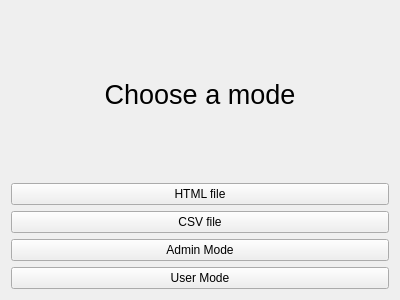
<?xml version="1.0" encoding="UTF-8"?>
<ui version="4.0">
 <class>user_admin</class>
 <widget class="QWidget" name="user_admin">
  <property name="geometry">
   <rect>
    <x>0</x>
    <y>0</y>
    <width>400</width>
    <height>300</height>
   </rect>
  </property>
  <property name="windowTitle">
   <string>user_admin</string>
  </property>
  <layout class="QVBoxLayout" name="verticalLayout_2">
   <item>
    <layout class="QGridLayout" name="gridLayout">
     <item row="0" column="0">
      <widget class="QLabel" name="label">
       <property name="font">
        <font>
         <pointsize>20</pointsize>
        </font>
       </property>
       <property name="text">
        <string>Choose a mode</string>
       </property>
       <property name="alignment">
        <set>Qt::AlignCenter</set>
       </property>
      </widget>
     </item>
     <item row="1" column="0">
      <layout class="QVBoxLayout" name="verticalLayout">
       <item>
        <widget class="QPushButton" name="HTMLButton">
         <property name="text">
          <string>HTML file</string>
         </property>
        </widget>
       </item>
       <item>
        <widget class="QPushButton" name="CSVButton">
         <property name="text">
          <string>CSV file</string>
         </property>
        </widget>
       </item>
       <item>
        <widget class="QPushButton" name="pushButton">
         <property name="text">
          <string>Admin Mode</string>
         </property>
        </widget>
       </item>
       <item>
        <widget class="QPushButton" name="pushButton_2">
         <property name="text">
          <string>User Mode</string>
         </property>
        </widget>
       </item>
      </layout>
     </item>
    </layout>
   </item>
  </layout>
 </widget>
 <resources/>
 <connections>
  <connection>
   <sender>pushButton</sender>
   <signal>clicked()</signal>
   <receiver>user_admin</receiver>
   <slot>showAdmin()</slot>
   <hints>
    <hint type="sourcelabel">
     <x>165</x>
     <y>247</y>
    </hint>
    <hint type="destinationlabel">
     <x>262</x>
     <y>207</y>
    </hint>
   </hints>
  </connection>
  <connection>
   <sender>pushButton_2</sender>
   <signal>clicked()</signal>
   <receiver>user_admin</receiver>
   <slot>showUser()</slot>
   <hints>
    <hint type="sourcelabel">
     <x>175</x>
     <y>280</y>
    </hint>
    <hint type="destinationlabel">
     <x>85</x>
     <y>220</y>
    </hint>
   </hints>
  </connection>
  <connection>
   <sender>HTMLButton</sender>
   <signal>clicked()</signal>
   <receiver>user_admin</receiver>
   <slot>initializeHTMLWatchList()</slot>
   <hints>
    <hint type="sourcelabel">
     <x>182</x>
     <y>173</y>
    </hint>
    <hint type="destinationlabel">
     <x>3</x>
     <y>180</y>
    </hint>
   </hints>
  </connection>
  <connection>
   <sender>CSVButton</sender>
   <signal>clicked()</signal>
   <receiver>user_admin</receiver>
   <slot>initializeCSVWatchList()</slot>
   <hints>
    <hint type="sourcelabel">
     <x>122</x>
     <y>211</y>
    </hint>
    <hint type="destinationlabel">
     <x>396</x>
     <y>128</y>
    </hint>
   </hints>
  </connection>
 </connections>
 <slots>
  <slot>showAdmin()</slot>
  <slot>showUser()</slot>
  <slot>initializeHTMLWatchList()</slot>
  <slot>initializeCSVWatchList()</slot>
 </slots>
</ui>
